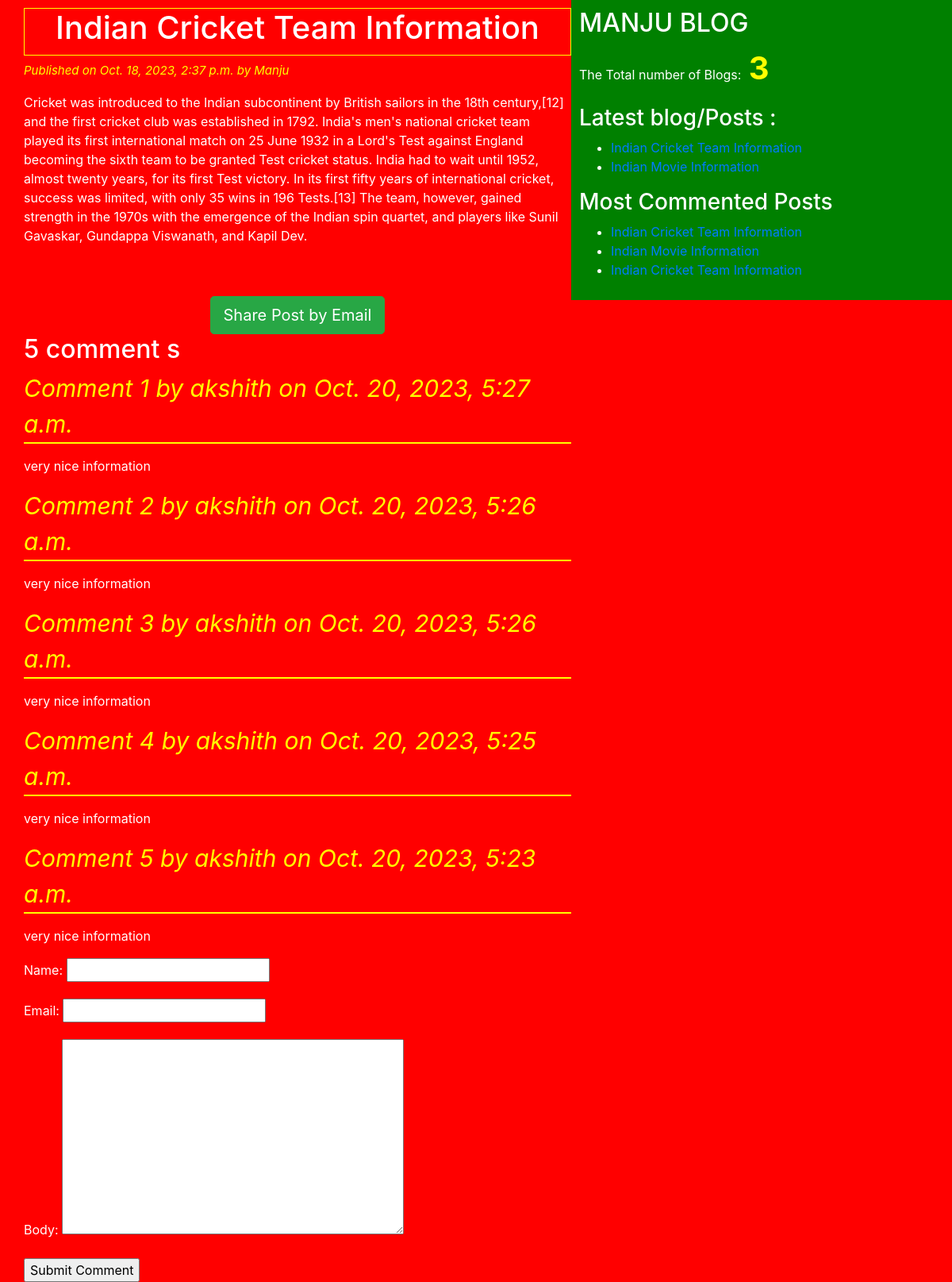
The app's page /2023/10/18/indian-cricket-team-information/ with its own data.
### blogapp/models.py (models this page shows, shortened)
class Post(models.Model):
	STATUS_CHOICES= (('draft','Draft'),('published','published'))
	title=models.CharField(max_length=50)
	slug=models.SlugField(max_length=50,unique_for_date='publish')
	author=models.ForeignKey(User, related_name = 'blog_posts',on_delete=models.CASCADE)
	body=models.TextField()
	publish=models.DateTimeField(default=timezone.now)
	created=models.DateTimeField(auto_now_add=True)
	updated=models.DateTimeField(auto_now=True)
	status=models.CharField(max_length=50,choices=STATUS_CHOICES,default='draft')
	objects=CustomManager()
	tags=TaggableManager()
	class Meta:
		ordering=('-publish',)
	def get_absolute_url(self):
		return reverse('post_detail',args=[self.publish.year,self.publish.strftime('%m'),self.publish.strftime('%d'),self.slug])

class Comment(models.Model):
	post=models.ForeignKey(Post,related_name='comments',on_delete=models.CASCADE)
	name=models.CharField(max_length=50)
	email=models.EmailField()
	body=models.TextField()
	created=models.DateTimeField(auto_now_add=True)
	updated=models.DateTimeField(auto_now=True)
	active=models.BooleanField(default=True)
	class Meta:
		ordering=('-created',)

### blogapp/views.py (the view)
# urls.py: re_path(r'^(?P<year>\d{4})/(?P<month>\d{2})/(?P<day>\d{2})/(?P<post>[-\w]+)/$',views.post_detail_view, name='post_detail'),
def post_detail_view(request,year,month,day,post):
	post=get_object_or_404(Post,slug=post,status='published',publish__year=year,publish__month=month,publish__day=day)
	comments=post.comments.filter(active=True)
	csubmit=False
	if request.method=='POST':
		form=CommentForm(request.POST)
		if form.is_valid():
			new_comment=form.save(commit=False)
			new_comment.post=post
			new_comment.save()
			csubmit=True
	else:
		form=CommentForm()
	my_dict={'post':post,'form':form,'csubmit':csubmit,'comments':comments}
	return render(request=request,template_name='blogapp/post_detail.html',context=my_dict)

### blogapp/forms.py
class CommentForm(forms.ModelForm):
	class Meta:
		model=Comment
		fields=('name','email','body')

### blogapp/models.py (called while the page is built)
	def get_queryset(self):
		return super().get_queryset().filter(status='published')

### blogapp/templatetags/blog_tags.py (called while the page is built)
@register.simple_tag(name='my_tag')
def total_posts():
	return Post.objects.count()

@register.inclusion_tag('blogapp/latest_posts.html')
def show_latest_posts():
	latest_posts=Post.objects.order_by('-publish')[:2]
	return {'latest_posts':latest_posts}

@register.simple_tag()
def get_most_commented_posts(count=3):
	return Post.objects.annotate(total_comments=Count('comments')).order_by('-total_comments')[:count]

### templates/blogapp/post_detail.html (shortened to what this page needs)
{% extends "blogapp/base.html" %}
{% block content_block %}
<h1>{{post.title}}</h1>
<p id="date">Published on {{post.publish}} by {{post.author|title}}</p>
{{post.body|linebreaks}}
<br><br>
<div class="container" align="center">
	<a href="/{{post.id}}/share" class="btn btn-lg btn-success">Share Post by Email </a>
</div>
{% with comments.count as comments_count %}
<h2>{{comments_count}} comment {{comments_count|pluralize}}</h2>
{% endwith %}
{% if comments %}
{% for comment in comments %}
<p id="ch">Comment {{  forloop.counter }} by {{ comment.name }} on {{ comment.created }}</p>
<div class="cb">
	{{ comment.body|linebreaks }}
</div>
{% endfor %}
{% else %}
<p>There is no comments yet..!!!</p>
{% endif %}
{% if csubmit %}
<h2>Your comments added successfully</h2>
{% else %}
<form method="POST">
	{{form.as_p}}
	<input type="submit" name="" value="Submit Comment">
</form>
{% endif %}
{% endblock content_block %}

### templates/blogapp/base.html (shortened to what this page needs)
<!DOCTYPE html>
{% load static %}
{% load blog_tags %}
<html lang="en" dir="ltr">
<head>
	<link rel="stylesheet" href="https://cdn.jsdelivr.net/npm/bootstrap@4.0.0/dist/css/bootstrap.min.css">
	<link rel="stylesheet" type="text/css" href="{% static "css/blogapp/blog.css" %}" >
	</head>
	<body>
		<div  class="content">
			{% block content_block %}
			{% endblock content_block %}
		</div>
		<div class="sidebar">
			<h2>MANJU BLOG</h2>
			<p>The Total number of Blogs:<span id="pcount"> {% my_tag %} </span> </p>
			<h3>Latest blog/Posts :</h3>{% show_latest_posts %}
			<h3>Most Commented Posts</h3>
			{% get_most_commented_posts as m_c_p %}
			<ul>
				{% for post in m_c_p %}
				<li><a href="{{post.get_absolute_url}}">{{post.title}}</a></li>
				{% endfor %}
			</ul>
		</div>
	</body>
</html>

### templates/blogapp/latest_posts.html
<ul>
	{% for post in latest_posts %}
	<li><a href="{{ post.get_absolute_url }}">{{ post.title }}</a></li>
	{% endfor %}
</ul>

### static/css/blogapp/blog.css (style rules this page uses)
.content { width:60%; float:left; padding: 10px 0 0 30px; background:red; height:100%; }
.sidebar { width:40%; float:right; padding: 10px; background:green; height:100%; }
h1 { text-align: center; border:1px solid yellow; padding-bottom: 10px; }
body { color: white; background:red; }
#date { color: yellow; font-size: 15px; font-style: italic; }
#ch { color: yellow; font-size: 30px; font-style: italic; border-bottom: 2px solid yellow; }
#pcount { font-size: 40px; color: yellow; font-weight: bold; }

### records on screen
Post: title "Indian Cricket Team Information", publish "Oct. 18, 2023, 2:37 p.m.", author "Manju", body "Cricket was introduced to the Indian subcontinent by British sailors in the 18th century,[12] and the first cricket club was established in 1792. India's men's national cricket team played its first international match on 25 June 1932 in a Lord's Test against England becoming the sixth team to be granted Test cricket status. India had to wait until 1952, almost twenty years, for its first Test victory. In its first fifty years of international cricket, success was limited, with only 35 wins in 196 Tests.[13] The team, however, gained strength in the 1970s with the emergence of the Indian spin quartet, and players like Sunil Gavaskar, Gundappa Viswanath, and Kapil Dev."
Comment: name "akshith", created "Oct. 20, 2023, 5:27 a.m.", body "very nice information"
Comment: name "akshith", created "Oct. 20, 2023, 5:26 a.m.", body "very nice information"
Comment: name "akshith", created "Oct. 20, 2023, 5:26 a.m.", body "very nice information"
Comment: name "akshith", created "Oct. 20, 2023, 5:25 a.m.", body "very nice information"
Comment: name "akshith", created "Oct. 20, 2023, 5:23 a.m.", body "very nice information"
Post: title "Indian Movie Information"
Post: title "Indian Cricket Team Information"

### other values on screen
{{ comments_count }} "5"
